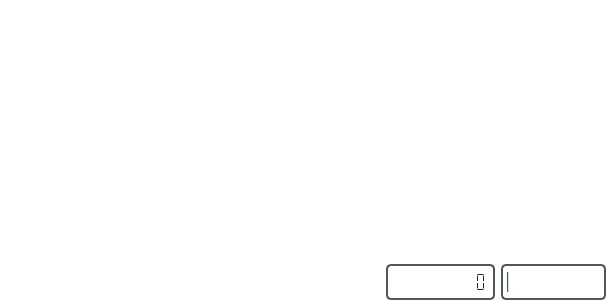
<?xml version="1.0" encoding="UTF-8"?>
<ui version="4.0">
 <class>GroupWidget</class>
 <widget class="QWidget" name="GroupWidget">
  <property name="geometry">
   <rect>
    <x>0</x>
    <y>0</y>
    <width>606</width>
    <height>300</height>
   </rect>
  </property>
  <property name="windowTitle">
   <string>Form</string>
  </property>
  <property name="styleSheet">
   <string notr="true">background:white</string>
  </property>
  <layout class="QVBoxLayout" name="verticalLayout">
   <property name="margin">
    <number>0</number>
   </property>
   <item>
    <widget class="ListWidget" name="groupsView">
     <property name="styleSheet">
      <string notr="true">border: 0px solid white</string>
     </property>
    </widget>
   </item>
   <item>
    <widget class="QFrame" name="buttonFrame">
     <property name="styleSheet">
      <string notr="true">
#buttonFrame {
background-image: url(:icons/backgrounds/291.jpg);
border: none;
padding: 0px;
}

#buttonFrame QPushButton {
color: #333;
border: none;
border-radius: 0px;
padding: 0px;
background: none;
}

#buttonFrame QProgressBar {
color: #222;
border: 2px solid #555;
border-radius: 5px;
padding: 5px;
background: qradialgradient(cx: 0.3, cy: -0.4,
fx: 0.3, fy: -0.4,
radius: 1.35, stop: 0 #fff, stop: 1 #433);
min-width: 80px;
}

#buttonFrame QLCDNumber {
color: #222;
border: 2px solid #555;
border-radius: 5px;
padding: 5px;
background: qradialgradient(cx: 0.3, cy: -0.4,
fx: 0.3, fy: -0.4,
radius: 1.35, stop: 0 #fff, stop: 1 #433);
min-width: 80px;
}




</string>
     </property>
     <property name="frameShape">
      <enum>QFrame::StyledPanel</enum>
     </property>
     <property name="frameShadow">
      <enum>QFrame::Raised</enum>
     </property>
     <layout class="QGridLayout" name="gridLayout_2">
      <property name="margin">
       <number>0</number>
      </property>
      <item row="0" column="5">
       <widget class="QProgressBar" name="progressBar">
        <property name="enabled">
         <bool>true</bool>
        </property>
        <property name="sizePolicy">
         <sizepolicy hsizetype="Fixed" vsizetype="Fixed">
          <horstretch>0</horstretch>
          <verstretch>0</verstretch>
         </sizepolicy>
        </property>
        <property name="maximumSize">
         <size>
          <width>150</width>
          <height>16777215</height>
         </size>
        </property>
        <property name="maximum">
         <number>1</number>
        </property>
        <property name="value">
         <number>-1</number>
        </property>
        <property name="textVisible">
         <bool>false</bool>
        </property>
        <property name="invertedAppearance">
         <bool>false</bool>
        </property>
       </widget>
      </item>
      <item row="0" column="1">
       <widget class="QPushButton" name="groupLoadButton">
        <property name="text">
         <string/>
        </property>
        <property name="icon">
         <iconset resource="iconResources.qrc">
          <normaloff>:/icons/icons/1367893718_arrow_bottom.png</normaloff>:/icons/icons/1367893718_arrow_bottom.png</iconset>
        </property>
        <property name="iconSize">
         <size>
          <width>32</width>
          <height>32</height>
         </size>
        </property>
       </widget>
      </item>
      <item row="0" column="0">
       <widget class="QPushButton" name="connectButton">
        <property name="styleSheet">
         <string notr="true"/>
        </property>
        <property name="text">
         <string/>
        </property>
        <property name="icon">
         <iconset resource="iconResources.qrc">
          <normaloff>:/icons/icons/1367893332_globe_3.png</normaloff>:/icons/icons/1367893332_globe_3.png</iconset>
        </property>
        <property name="iconSize">
         <size>
          <width>48</width>
          <height>32</height>
         </size>
        </property>
       </widget>
      </item>
      <item row="0" column="3">
       <widget class="QPushButton" name="showAllButton">
        <property name="text">
         <string/>
        </property>
        <property name="icon">
         <iconset resource="iconResources.qrc">
          <normaloff>:/icons/icons/1367893874_playback_reload.png</normaloff>:/icons/icons/1367893874_playback_reload.png</iconset>
        </property>
        <property name="iconSize">
         <size>
          <width>32</width>
          <height>32</height>
         </size>
        </property>
       </widget>
      </item>
      <item row="0" column="2">
       <widget class="QPushButton" name="searchButton">
        <property name="text">
         <string/>
        </property>
        <property name="icon">
         <iconset resource="iconResources.qrc">
          <normaloff>:/icons/icons/1367893725_zoom.png</normaloff>:/icons/icons/1367893725_zoom.png</iconset>
        </property>
        <property name="iconSize">
         <size>
          <width>32</width>
          <height>32</height>
         </size>
        </property>
       </widget>
      </item>
      <item row="0" column="4">
       <widget class="QLCDNumber" name="byteDisplay">
        <property name="numDigits">
         <number>10</number>
        </property>
        <property name="digitCount">
         <number>10</number>
        </property>
        <property name="segmentStyle">
         <enum>QLCDNumber::Flat</enum>
        </property>
       </widget>
      </item>
     </layout>
    </widget>
   </item>
  </layout>
 </widget>
 <customwidgets>
  <customwidget>
   <class>ListWidget</class>
   <extends>QListWidget</extends>
   <header>listwidget.h</header>
  </customwidget>
 </customwidgets>
 <resources>
  <include location="iconResources.qrc"/>
 </resources>
 <connections/>
</ui>
